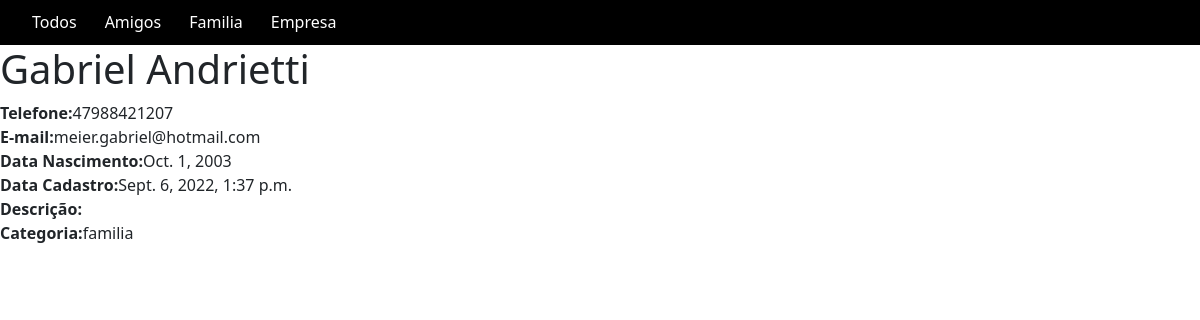
The page /1 on the database its author committed.
### contatos/models.py (models this page shows, shortened)
class Contato(models.Model):
    nome = models.CharField(max_length=30)
    sobrenome = models.CharField(max_length=150)
    telefone = models.CharField(max_length=30)
    email = models.EmailField()
    data_nascimento = models.DateField()
    data_cadastro = models.DateTimeField(default = timezone.now)
    descricao = models.TextField(blank=True)
    categoria = models.ForeignKey(Categoria, on_delete=models.DO_NOTHING)
    mostrar = models.BooleanField(default=True)

class Categoria(models.Model):
    nome = models.CharField(max_length=40)
    def __str__(self):
        return self.nome

### contatos/views.py (the view)
# urls.py: path('<int:contato_id>', views.ver_contato, name='ver_contato'),
def ver_contato(request, contato_id):
    contato = get_object_or_404(Contato, id=contato_id)
    return render(request, 'contatos/ver_contato.html', {
        'contato': contato
    })

### contatos/templates/contatos/ver_contato.html (shortened to what this page needs)
<!DOCTYPE html>
<html lang="en">
<head>
    <link href="https://cdn.jsdelivr.net/npm/bootstrap@5.2.0/dist/css/bootstrap.min.css" rel="stylesheet">
</head>
<body>
<nav id='menu'>
  <ul>
    <li><a href='/'>Todos</a></li>
    <li><a href='/amigos/'>Amigos</a></li>
    <li><a href='/familia/'>Familia</a></li>
    <li><a href='/empresa/'>Empresa</a></li>
  </ul>
</nav>
    <h1>{{contato.nome}} {{contato.sobrenome}}</h1>
    <strong>Telefone:</strong>{{contato.telefone}}<br>
    <strong>E-mail:</strong>{{contato.email}}<br>
    <strong>Data Nascimento:</strong>{{contato.data_nascimento}}<br>
    <strong>Data Cadastro:</strong>{{contato.data_cadastro}}<br>
    <strong>Descrição:</strong>{{contato.descricao}}<br>
    <strong>Categoria:</strong>{{contato.categoria}}<br>
</body>
</html>

### contatos/templates/contatos/ver_contato.html (style rules this page uses)
#menu { background: #000000; color: #FFF; height: 45px; padding-left: 18px; border-radius: 0px; }
#menu ul, #menu li { margin: 0 auto; padding: 0; list-style: none }
#menu ul { width: 100%; }
#menu li { float: left; display: inline; position: relative; }
#menu a { display: block; line-height: 45px; padding: 0 14px; text-decoration: none; color: #FFFFFF; font-size: 16px; }

### rows shown on the page
Contato: nome "Gabriel", sobrenome "Andrietti", telefone "47988421207", email "meier.gabriel@hotmail.com", data_nascimento "Oct. 1, 2003", data_cadastro "Sept. 6, 2022, 1:37 p.m.", categoria "familia"
